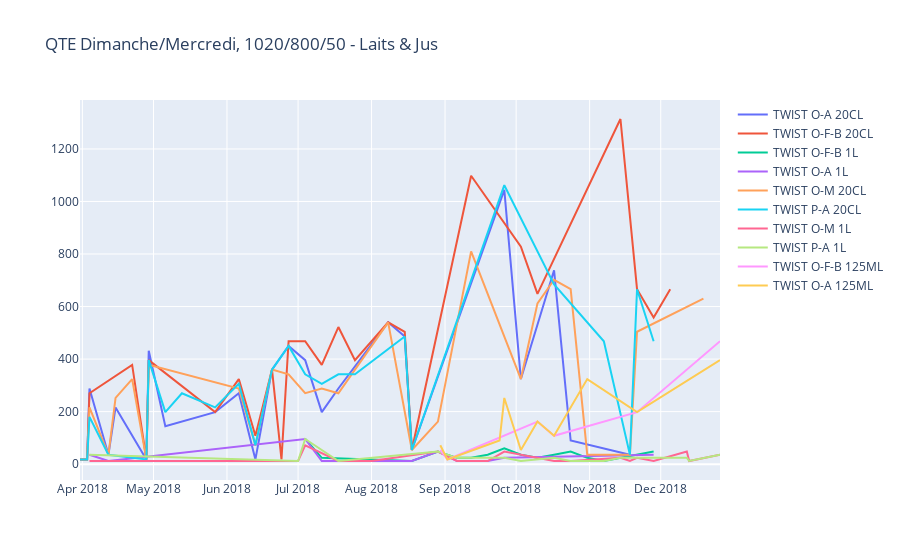
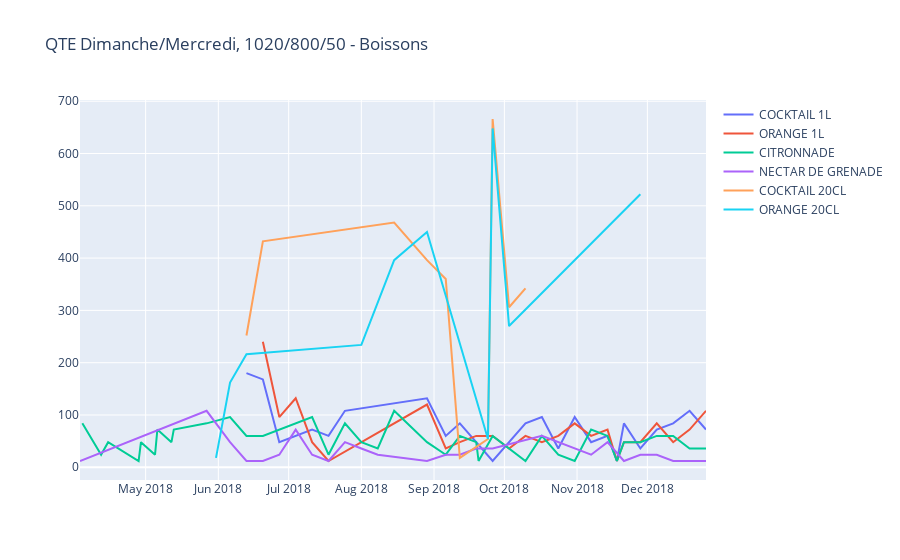

Notebook code cell kept with these figures, in order:
### Code cell
Plot_QTE2("Dimanche/Mercredi, 1020/800/50")
